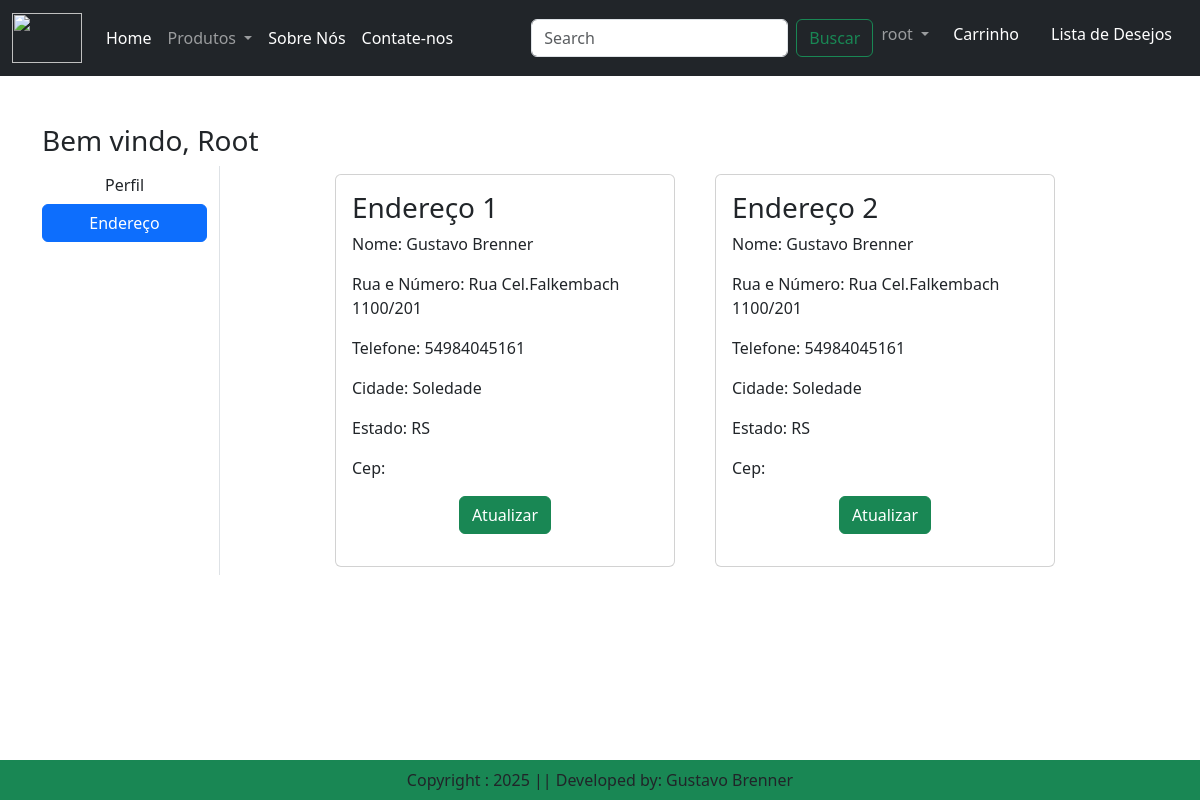
The page /address/ (signed in) on the database its author committed.
### app/models.py (models this page shows, shortened)
class Customer(models.Model):
    user = models.ForeignKey(User, on_delete = models.CASCADE)
    name = models.CharField(max_length = 200)
    locality = models.CharField(max_length=200)
    city = models.CharField(max_length= 50 )
    mobile = models.IntegerField(default=0)
    zipcode = models.IntegerField()
    state = models.CharField(choices=STATE_CHOICES, max_length= 100)

### app/views.py (the view)
# urls.py: path('address/', views.address, name= 'address'),
def address(request):
    add = Customer.objects.filter(user = request.user)
    return render(request, 'app/address.html', locals())

### app/templates/app/address.html (shortened to what this page needs)
{%extends 'app/base.html'%}
{%load static%}
{% block main-content %}
    <div class = "container my-5">
        <div class ="row">
            <h3>Bem vindo, <span class = "text-capitalize"> {{request.user}}</span></h3>
            <div class = "col-sm-2 border-end">
                <ul class = "list-unstyled">
                    <li class = "d-grid"><a href = "{%url 'profile'%}" class = "btn "> Perfil</a></li>
                    <li class = "d-grid"><a href = "{%url 'address'%}" class = "btn btn-primary"> Endereço</a></li>
                </ul>
            </div>
            <div class = "col-sm-8 offset-sm-1">
                <div class = "row">
                    {% for ad in add %}
                        <div class = "col-sm-6">
                            <div class = "card m-2">
                                <div class = "card-body">
                                    <h3>Endereço {{forloop.counter}}</h3>
                                    <p> Nome: {{ad.name}}</p>
                                    <p> Rua e Número: {{ad.locality}}</p>
                                    <p> Telefone: {{ad.mobile}}</p>
                                    <p> Cidade: {{ad.city}}</p>
                                    <p> Estado: {{ad.state}}</p>
                                    <p> Cep: {{ad.zpicode}}</p>
                                    <p class = "text-center" ><a href = "{%url 'updateAddress' pk=ad.id%}" type = "button" class = "btn btn-success">Atualizar</a></p>
                                </div>
                            </div>
                        </div>
                    {% endfor %}
                </div>
            </div>
        </div>
    </div>
{% endblock main-content %}

### app/templates/app/base.html (shortened to what this page needs)
<!DOCTYPE html>
{% load static%}
<html lang ="en">
<head>
    <link href="https://cdn.jsdelivr.net/npm/bootstrap@5.3.7/dist/css/bootstrap.min.css" rel="stylesheet">
    <link rel = "stylesheet" href="{% static 'app/css/owl.carousel.min.css' %}"/>
    <link rel = "stylesheet" href="{% static 'app/css/all.min.css' %}"/>
    <link rel = "stylesheet" href="{% static 'app/css/style.css' %}"/>
</head>
<body>
                <nav class="navbar navbar-expand-lg navbar-dark bg-dark">
            <div class="container-fluid">
                <a class="navbar-brand" href="#">
                    <img src ="{%static "app/images/logo.png "%}" width = "70" height ="50"/>
                </a>
                <div class="collapse navbar-collapse" id="navbarSupportedContent">
                <ul class="navbar-nav me-auto mb-2 mb-lg-0">
                    <li class="nav-item">
                        {%if request.user.is_authenticated %}
                    <a class="nav-link active" aria-current="page" href="/">Home</a>
                    </li>
                    <li class="nav-item dropdown">
                    <a class="nav-link dropdown-toggle" href="#" role="button" data-bs-toggle="dropdown" aria-expanded="false">
                        Produtos
                    </a>
                    </li>
                    <li class="nav-item">
                    <a class="nav-link text-white" href="{%url 'about'%}">Sobre Nós</a>
                    </li>
                    <li class="nav-item">
                    <a class="nav-link text-white" href="{%url 'contact'%}">Contate-nos</a>
                    </li>
                </ul>
                <form class="d-flex" role="search">
                    <input class="form-control me-2" type="search" placeholder="Search" aria-label="Search"/>
                    <button class="btn btn-outline-success" type="submit">Buscar</button>
                </form>
                </div>
                <ul class = "navbar-nav me-auto mb-2 mb-1g-0">
                 <li class="nav-item dropdown">
                    <a class="nav-link dropdown-toggle" href="#" role="button" data-bs-toggle="dropdown" aria-expanded="false">
                        {{request.user}}
                    </a>
                  </li>
                  <li class = "nav-item mx-2">
                        <a href = "{%url 'showcart'%}" class = "nav-link text-white">Carrinho</a>
                  </li>
                  <li class = "nav-item mx-2">
                        <a href = "#" class = "nav-link text-white">Lista de Desejos</a>
                  </li>
                  {% endif %}
                </ul>
            </div>
        </nav>
    {% block main-content %}{% endblock main-content %}
    <footer class= "container-fluid bg-success text-center p-2 mt-5 fixed-bottom">
        Copyright : 2025 || Developed by: Gustavo Brenner
    </footer>
</body>
</html>

### rows shown on the page
Customer: name "Gustavo Brenner", locality "Rua Cel.Falkembach 1100/201", mobile "54984045161", city "Soledade", state "RS"
Customer: name "Gustavo Brenner", locality "Rua Cel.Falkembach 1100/201", mobile "54984045161", city "Soledade", state "RS"

### other values the page prints
{{ request.user }} "root"
{{ request.user }} "Root"
